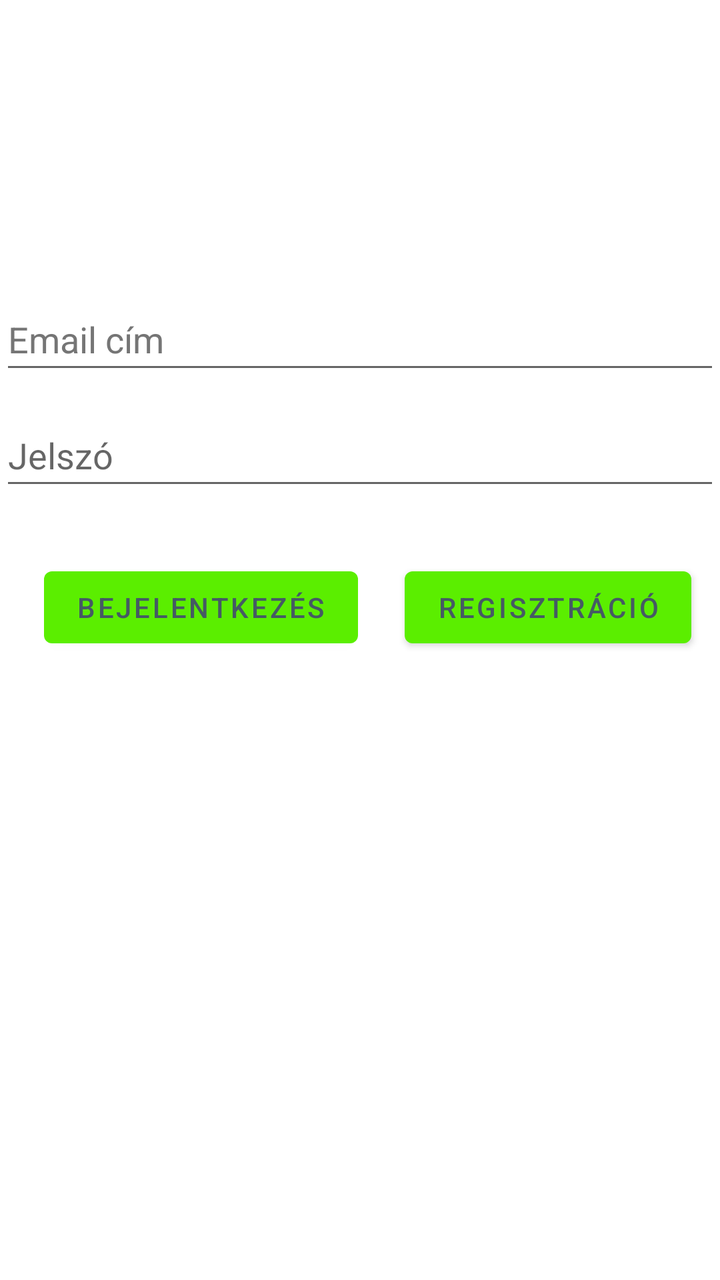
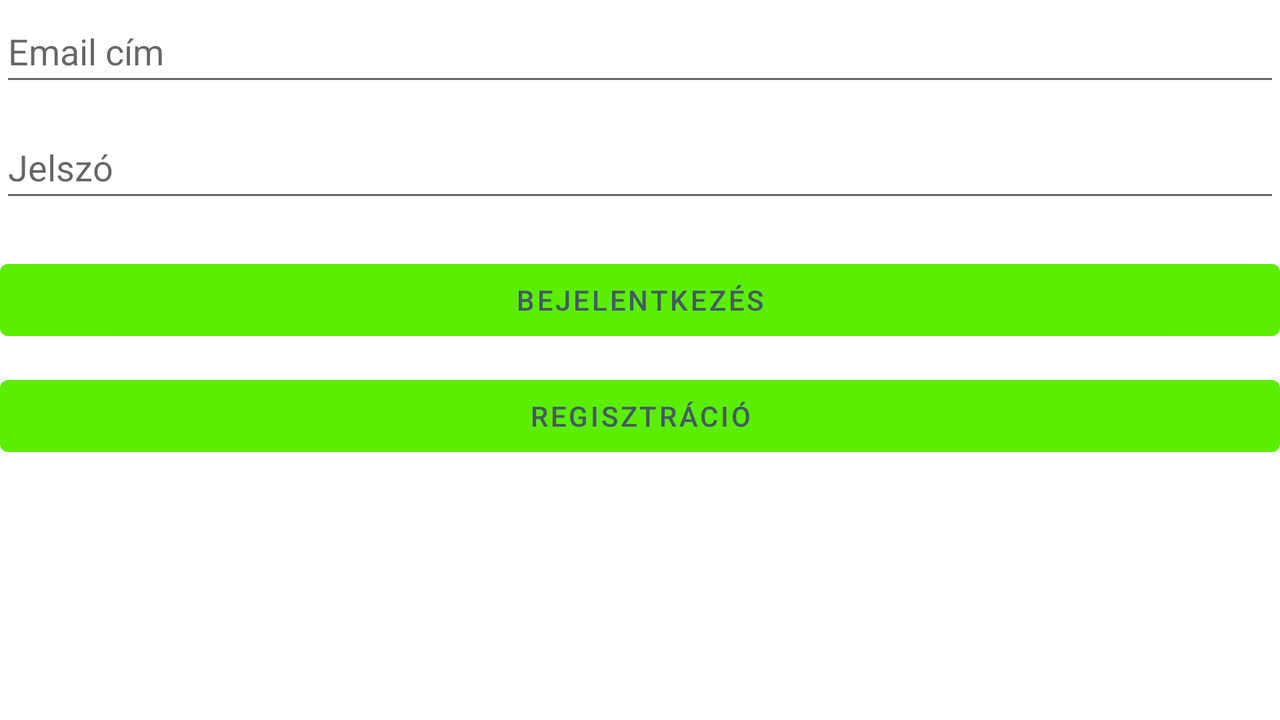

Compare how this app lays out the same screen by default and in its alternative resource folder. The renders come first, then the two layout files and the values they reference.
<!-- AndroidManifest.xml: application theme Theme.Gyumi -->
<!-- res/layout/activity_main.xml -->
<?xml version="1.0" encoding="utf-8"?>
<androidx.constraintlayout.widget.ConstraintLayout xmlns:android="http://schemas.android.com/apk/res/android"
    xmlns:app="http://schemas.android.com/apk/res-auto"
    xmlns:tools="http://schemas.android.com/tools"
    android:layout_width="match_parent"
    android:layout_height="match_parent"
    tools:context=".MainActivity">

    <EditText
        android:id="@+id/Email"
        android:layout_width="match_parent"
        android:layout_height="wrap_content"
        android:ems="10"
        android:hint="@string/email"
        android:inputType="textEmailAddress"
        android:importantForAutofill="no"
        android:minHeight="48dp"
        android:textColorHint="#757575"
        app:layout_constraintBottom_toBottomOf="parent"
        app:layout_constraintTop_toTopOf="parent"
        app:layout_constraintVertical_bias="0.243"
        tools:layout_editor_absoluteX="-16dp" />


    <EditText
        android:id="@+id/Password"
        android:layout_width="match_parent"
        android:layout_height="wrap_content"
        android:layout_marginTop="10dp"
        android:ems="10"
        android:hint="@string/pw"
        android:inputType="textNoSuggestions|textPassword"
        android:importantForAutofill="no"
        android:minHeight="48dp"
        app:layout_constraintBottom_toBottomOf="parent"
        app:layout_constraintTop_toBottomOf="@+id/Email"
        app:layout_constraintVertical_bias="0.0"
        tools:layout_editor_absoluteX="0dp" />

    <Button
        android:id="@+id/login"
        android:layout_width="wrap_content"
        android:layout_height="wrap_content"
        android:layout_marginLeft="10dp"
        android:onClick="login"
        android:text="@string/login"
        android:textColor="#455A64"
        app:layout_constraintBottom_toBottomOf="parent"
        app:layout_constraintEnd_toEndOf="parent"
        app:layout_constraintHorizontal_bias="0.062"
        app:layout_constraintStart_toStartOf="parent"
        app:layout_constraintTop_toBottomOf="@+id/Password"
        app:layout_constraintVertical_bias="0.087" />

    <Button
        android:id="@+id/register"
        android:layout_width="wrap_content"
        android:layout_height="wrap_content"
        android:layout_marginRight="10dp"
        android:onClick="register"
        android:text="@string/register"
        android:textColor="#455A64"
        app:layout_constraintBottom_toBottomOf="parent"
        app:layout_constraintEnd_toEndOf="parent"
        app:layout_constraintHorizontal_bias="0.84"
        app:layout_constraintStart_toEndOf="@+id/login"
        app:layout_constraintTop_toBottomOf="@+id/Password"
        app:layout_constraintVertical_bias="0.087" />

</androidx.constraintlayout.widget.ConstraintLayout>
<!-- resources referenced by this layout -->
<resources>
  <string name="email">Email cím</string>
  <string name="login">Bejelentkezés</string>
  <string name="pw">Jelszó</string>
  <string name="register">Regisztráció</string>
  <style name="Theme.Gyumi" parent="Theme.MaterialComponents.DayNight.DarkActionBar">
          
          <item name="colorPrimary">#5BEE00</item>
          <item name="colorPrimaryVariant">#36B300</item>
          <item name="colorOnPrimary">@color/white</item>
          
          <item name="colorSecondary">@color/teal_200</item>
          <item name="colorSecondaryVariant">@color/teal_700</item>
          <item name="colorOnSecondary">@color/black</item>
          
          <item name="android:statusBarColor" tools:targetApi="l">?attr/colorPrimaryVariant</item>
          
      </style>
</resources>
<!-- res/layout-land/activity_main.xml (the repository's variant of the layout above) -->
<!-- drawn on the phone turned sideways -->
<?xml version="1.0" encoding="utf-8"?>
<LinearLayout xmlns:android="http://schemas.android.com/apk/res/android"
    xmlns:app="http://schemas.android.com/apk/res-auto"
    xmlns:tools="http://schemas.android.com/tools"
    android:layout_width="match_parent"
    android:layout_height="match_parent"
    android:orientation="vertical"
    tools:context=".MainActivity">

    <EditText
        android:id="@+id/Email"
        android:layout_width="match_parent"
        android:layout_height="wrap_content"
        android:ems="10"
        android:hint="@string/email"
        android:inputType="textEmailAddress"
        android:importantForAutofill="no"
        android:minHeight="48dp"
        android:layout_marginTop="0dp"
        tools:layout_editor_absoluteX="-16dp" />

    <EditText
        android:id="@+id/Password"
        android:layout_width="match_parent"
        android:layout_height="wrap_content"
        android:ems="10"
        android:hint="@string/pw"
        android:inputType="textPassword"
        android:importantForAutofill="no"
        android:minHeight="48dp"
        android:layout_marginTop="10dp"
        tools:layout_editor_absoluteX="-34dp" />

    <Button
        android:id="@+id/login"
        android:layout_width="match_parent"
        android:layout_height="wrap_content"
        android:layout_marginTop="20dp"
        android:onClick="login"
        android:text="@string/login"
        android:textColor="#455A64" />

    <Button
        android:id="@+id/register"
        android:layout_width="match_parent"
        android:layout_height="wrap_content"
        android:layout_marginTop="10dp"
        android:onClick="register"
        android:text="@string/register"
        android:textColor="#455A64" />

</LinearLayout>
